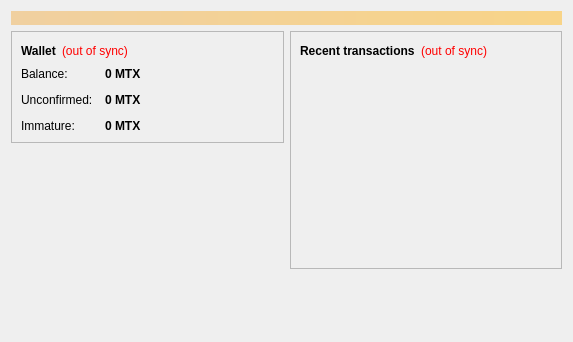
<?xml version="1.0" encoding="UTF-8"?>
<ui version="4.0">
 <class>OverviewPage</class>
 <widget class="QWidget" name="OverviewPage">
  <property name="geometry">
   <rect>
    <x>0</x>
    <y>0</y>
    <width>573</width>
    <height>342</height>
   </rect>
  </property>
  <property name="windowTitle">
   <string>Form</string>
  </property>
  <layout class="QVBoxLayout" name="topLayout">
   <item>
    <widget class="QLabel" name="labelAlerts">
     <property name="visible">
      <bool>false</bool>
     </property>
     <property name="styleSheet">
      <string notr="true">background-color: qlineargradient(x1: 0, y1: 0, x2: 1, y2: 0, stop:0 #F0D0A0, stop:1 #F8D488); color:#000000;</string>
     </property>
     <property name="wordWrap">
      <bool>true</bool>
     </property>
     <property name="margin">
      <number>3</number>
     </property>
    </widget>
   </item>
   <item>
    <layout class="QHBoxLayout" name="horizontalLayout" stretch="1,1">
     <item>
      <layout class="QVBoxLayout" name="verticalLayout_2">
       <item>
        <widget class="QFrame" name="frame">
         <property name="frameShape">
          <enum>QFrame::StyledPanel</enum>
         </property>
         <property name="frameShadow">
          <enum>QFrame::Raised</enum>
         </property>
         <layout class="QVBoxLayout" name="verticalLayout_4">
          <item>
           <layout class="QHBoxLayout" name="horizontalLayout_4">
            <item>
             <widget class="QLabel" name="label_5">
              <property name="font">
               <font>
                <weight>75</weight>
                <bold>true</bold>
               </font>
              </property>
              <property name="text">
               <string>Wallet</string>
              </property>
             </widget>
            </item>
            <item>
             <widget class="QLabel" name="labelWalletStatus">
              <property name="toolTip">
               <string>The displayed information may be out of date. Your wallet automatically synchronizes with the Matrixcoin network after a connection is established, but this process has not completed yet.</string>
              </property>
              <property name="styleSheet">
               <string notr="true">QLabel { color: red; }</string>
              </property>
              <property name="text">
               <string notr="true">(out of sync)</string>
              </property>
              <property name="alignment">
               <set>Qt::AlignLeading|Qt::AlignLeft|Qt::AlignVCenter</set>
              </property>
             </widget>
            </item>
            <item>
             <spacer name="horizontalSpacer_2">
              <property name="orientation">
               <enum>Qt::Horizontal</enum>
              </property>
              <property name="sizeHint" stdset="0">
               <size>
                <width>40</width>
                <height>20</height>
               </size>
              </property>
             </spacer>
            </item>
           </layout>
          </item>
          <item>
           <layout class="QFormLayout" name="formLayout_2">
            <property name="fieldGrowthPolicy">
             <enum>QFormLayout::AllNonFixedFieldsGrow</enum>
            </property>
            <property name="horizontalSpacing">
             <number>12</number>
            </property>
            <property name="verticalSpacing">
             <number>12</number>
            </property>
            <item row="0" column="0">
             <widget class="QLabel" name="label">
              <property name="text">
               <string>Balance:</string>
              </property>
             </widget>
            </item>
            <item row="0" column="1">
             <widget class="QLabel" name="labelBalance">
              <property name="font">
               <font>
                <weight>75</weight>
                <bold>true</bold>
               </font>
              </property>
              <property name="cursor">
               <cursorShape>IBeamCursor</cursorShape>
              </property>
              <property name="toolTip">
               <string>Your current balance</string>
              </property>
              <property name="text">
               <string notr="true">0 MTX</string>
              </property>
              <property name="textInteractionFlags">
               <set>Qt::LinksAccessibleByMouse|Qt::TextSelectableByKeyboard|Qt::TextSelectableByMouse</set>
              </property>
             </widget>
            </item>
            <item row="1" column="0">
             <widget class="QLabel" name="label_3">
              <property name="text">
               <string>Unconfirmed:</string>
              </property>
             </widget>
            </item>
            <item row="1" column="1">
             <widget class="QLabel" name="labelUnconfirmed">
              <property name="font">
               <font>
                <weight>75</weight>
                <bold>true</bold>
               </font>
              </property>
              <property name="cursor">
               <cursorShape>IBeamCursor</cursorShape>
              </property>
              <property name="toolTip">
               <string>Total of transactions that have yet to be confirmed, and do not yet count toward the current balance</string>
              </property>
              <property name="text">
               <string notr="true">0 MTX</string>
              </property>
              <property name="textInteractionFlags">
               <set>Qt::LinksAccessibleByMouse|Qt::TextSelectableByKeyboard|Qt::TextSelectableByMouse</set>
              </property>
             </widget>
            </item>
            <item row="2" column="0">
             <widget class="QLabel" name="labelImmatureText">
              <property name="text">
               <string>Immature:</string>
              </property>
             </widget>
            </item>
            <item row="2" column="1">
             <widget class="QLabel" name="labelImmature">
              <property name="font">
               <font>
                <weight>75</weight>
                <bold>true</bold>
               </font>
              </property>
              <property name="toolTip">
               <string>Mined balance that has not yet matured</string>
              </property>
              <property name="text">
               <string notr="true">0 MTX</string>
              </property>
              <property name="textInteractionFlags">
               <set>Qt::LinksAccessibleByMouse|Qt::TextSelectableByKeyboard|Qt::TextSelectableByMouse</set>
              </property>
             </widget>
            </item>
           </layout>
          </item>
         </layout>
        </widget>
       </item>
       <item>
        <spacer name="verticalSpacer">
         <property name="orientation">
          <enum>Qt::Vertical</enum>
         </property>
         <property name="sizeHint" stdset="0">
          <size>
           <width>20</width>
           <height>40</height>
          </size>
         </property>
        </spacer>
       </item>
      <item>
         <widget class="QLabel" name="coinimage">
          <property name="text">
           <string/>
          </property>
          <property name="pixmap">
           <pixmap resource="../matrixcoin.qrc">:/icons/matrixcoin</pixmap>
          </property>
          <property name="scaledContents">
           <bool>false</bool>
          </property>
          <property name="alignment">
           <set>Qt::AlignCenter</set>
          </property>
          <property name="margin">
           <number>-2</number>
          </property>
         </widget>
        </item>
      </layout>
     </item>
     <item>
      <layout class="QVBoxLayout" name="verticalLayout_3">
       <item>
        <widget class="QFrame" name="frame_2">
         <property name="frameShape">
          <enum>QFrame::StyledPanel</enum>
         </property>
         <property name="frameShadow">
          <enum>QFrame::Raised</enum>
         </property>
         <layout class="QVBoxLayout" name="verticalLayout">
          <item>
           <layout class="QHBoxLayout" name="horizontalLayout_2">
            <item>
             <widget class="QLabel" name="label_4">
              <property name="text">
               <string>&lt;b&gt;Recent transactions&lt;/b&gt;</string>
              </property>
             </widget>
            </item>
            <item>
             <widget class="QLabel" name="labelTransactionsStatus">
              <property name="toolTip">
               <string>The displayed information may be out of date. Your wallet automatically synchronizes with the Matrixcoin network after a connection is established, but this process has not completed yet.</string>
              </property>
              <property name="styleSheet">
               <string notr="true">QLabel { color: red; }</string>
              </property>
              <property name="text">
               <string notr="true">(out of sync)</string>
              </property>
              <property name="alignment">
               <set>Qt::AlignRight|Qt::AlignTrailing|Qt::AlignVCenter</set>
              </property>
             </widget>
            </item>
            <item>
             <spacer name="horizontalSpacer">
              <property name="orientation">
               <enum>Qt::Horizontal</enum>
              </property>
              <property name="sizeHint" stdset="0">
               <size>
                <width>40</width>
                <height>20</height>
               </size>
              </property>
             </spacer>
            </item>
           </layout>
          </item>
          <item>
           <widget class="QListView" name="listTransactions">
            <property name="styleSheet">
             <string notr="true">QListView { background: transparent; }</string>
            </property>
            <property name="frameShape">
             <enum>QFrame::NoFrame</enum>
            </property>
            <property name="verticalScrollBarPolicy">
             <enum>Qt::ScrollBarAlwaysOff</enum>
            </property>
            <property name="horizontalScrollBarPolicy">
             <enum>Qt::ScrollBarAlwaysOff</enum>
            </property>
            <property name="selectionMode">
             <enum>QAbstractItemView::NoSelection</enum>
            </property>
           </widget>
          </item>
         </layout>
        </widget>
       </item>
       <item>
        <spacer name="verticalSpacer_2">
         <property name="orientation">
          <enum>Qt::Vertical</enum>
         </property>
         <property name="sizeHint" stdset="0">
          <size>
           <width>20</width>
           <height>40</height>
          </size>
         </property>
        </spacer>
       </item>
      </layout>
     </item>
    </layout>
   </item>
  </layout>
 </widget>
 <resources/>
 <connections/>
</ui>
